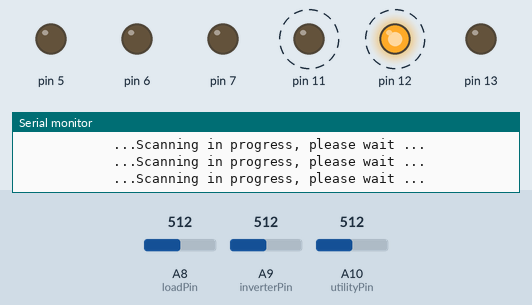
This sketch was run on a simulated Arduino Mega 2560, built with avr-gcc and run on an emulated ATmega2560. Shown: output pins drawn as LEDs (lit = HIGH), the last lines printed to the serial monitor. Dashed ring = blinking. The test bench sets the inputs (shaded band); at power-on: A8 (loadPin) = 512, A9 (inverterPin) = 512, A10 (utilityPin) = 512.

Above: at 4.2 s.
4.3 s: A8 (loadPin) set to 526
At 4.7 s:
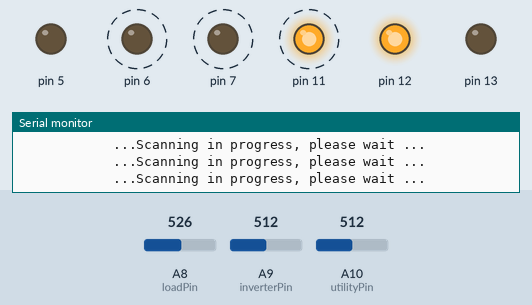
7.3 s: A8 (loadPin) set to 511
At 9.2 s:
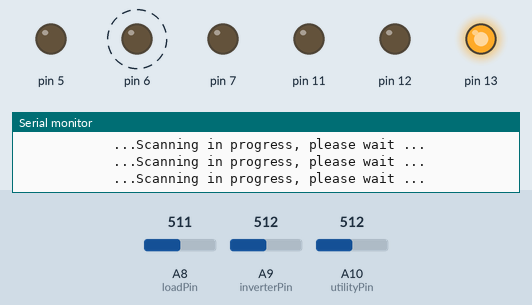
13.3 s: A8 (loadPin) set to 716
At 14.2 s:
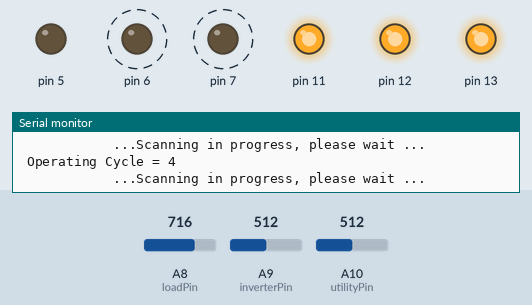
Timing chart, 0 to 19.3 s (numbered marks = the images above; inputs shaded):
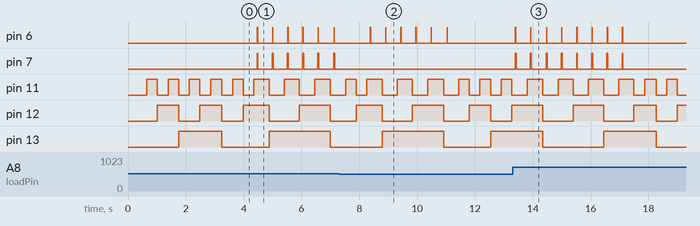

Measured:
- the behaviour switches between 514 and 515 on A8 (loadPin) (found by bisection; images 0 and 1)
- after the input at 4.3 s, pin 6: alternates HIGH for 0.01 s and LOW for 0.51 s, starting after 0.18 s; pin 7: alternates HIGH for 0.03 s and LOW for 0.49 s, starting after 0.17 s; pin 11: alternates HIGH for 0.54 s and LOW for 0.52 s, starting after 0.58 s
- after the input at 7.3 s, pin 7: stops changing and stays LOW
- after the input at 13.3 s, pin 6: alternates HIGH for 0.01 s and LOW for 0.51 s, 16 changes in all, then stays LOW, starting after 0.10 s; pin 7: alternates HIGH for 0.03 s and LOW for 0.49 s, 16 changes in all, then stays LOW, starting after 0.09 s
- by itself, pin 11: alternates HIGH for 0.37 s and LOW for 0.37 s

The sketch:

DUAL_4099.ino
```cpp
 #include <EEPROM.h>
 #include <stdlib.h>
 int loadPin      = A8  ;
 int inverterPin  = A9  ;
 int utilityPin   = A10 ;

        float LineLoad [8] , UtilityLoad =0.00, InverterLoad = 0.00 ;
        float ICC = 0.00, ICCP =0.00 ; // Inverter Captive Capacity
        float IFC = 6000.00 ; // Inverter Full Load Capacity
        int cycle=0, line; bool relay_status [8] ;
        int nos = 0;

     float scanBus ( int, int ) ;
     float findUtilityLoad ()  ;
     float findInverterLoad () ;
     float ScanLineLoad (int line) ;
     void TransferInInverterBus (int line) ;
     void TransferToUtilityBus (int line) ;


  void setup() {
        Serial.begin(9600);
        pinMode(A8, INPUT); pinMode(5, OUTPUT); digitalWrite(5, LOW); pinMode(11, OUTPUT); digitalWrite(11, LOW);
        pinMode(A9, INPUT); pinMode(6, OUTPUT); digitalWrite(6, LOW); pinMode(12, OUTPUT); digitalWrite(12, LOW);
        pinMode(A10, INPUT); pinMode(7, OUTPUT); digitalWrite(7, LOW); pinMode(13, OUTPUT); digitalWrite(13, LOW);
     }

    void loop ()  {


        Serial.println (); Serial.print (" Operating Cycle = "); Serial.println (cycle);
        Serial.println (); Serial.println (); Serial.println ();
       // UtilityLoad   = findUtilityLoad () ; // scanBus ( utilityPin, 200 ) ;
       // InverterLoad  = findInverterLoad () ;// scanBus ( inverterPin, 200) ;
       // ICC = ((IFC -  InverterLoad  )/ IFC ) * 100.00 ;
       // Serial.print (" Inverter Captive Capacity (ICC)     = "); Serial.println (ICC);
      //  delay (1000) ;
       Serial.println () ; Serial.println () ;
      // Serial.println ("           * * * *        Memory cleaning in progress, please wait             * * * * ");
      // for (int i = 0 ; i < EEPROM.length() ; i++) {EEPROM.write(i, 0); }

      for (line = 0; line < 8 ; line++) {
          ICC = 0.00 ; ICCP = 0.00 ;
          UtilityLoad   = findUtilityLoad () ; // scanBus ( utilityPin, 200 ) ;
          InverterLoad  = findInverterLoad () ;// scanBus ( inverterPin, 200) ;
          LineLoad [line] = ScanLineLoad (line);
          ICC = ((IFC -  InverterLoad  )/ IFC ) * 100.00 ;
          ICCP = ((IFC - (InverterLoad + LineLoad [line] ) )/ IFC ) * 100.00 ;
        //.  Serial.print (" ICC =  ") ; Serial.println (ICC) ;
        //.  Serial.print (" ICCP =  ") ; Serial.println (ICCP) ;


        if (ICC>5.00) {                                            // ICC > 5% ..
        //.  Serial.println (" Inverter Capacity is available.. ") ;
          if ( LineLoad [line] > 10.00 ) {                          // ICC > 5% & Circuit on inverter..
          //.  Serial.println (" Circuit Loaded.. ");
            if ( relay_status [line] )  {                    // ICC > 5% & Circuit on inverter & Circuit loaded..
          //.  Serial.println (" Circuit already in inverter , operation skipped....");                                                     // ICC > 5% & Circuit on inverter & Circuit loaded..
                                                                // No action needed.
            } else if ( ! relay_status [line] ) {               // ICC > 5% & Circuit on utility..
              //.  Serial.println (" Circuit on Utility Bus, ") ;
              //  InverterLoad  = findInverterLoad () ;
              //.  Serial.print (" Inverter Load = ") ;  Serial.println (InverterLoad) ;
              //  ICC = ((IFC -  InverterLoad  )/ IFC ) * 100.00 ;
              //.  Serial.print (" ICC = ") ;  Serial.println (ICC) ;
              //  ICCP = ((IFC - (InverterLoad + LineLoad [line] ) )/ IFC ) * 100.00 ;
              //.  Serial.print (" ICCP =  ") ; Serial.println (ICCP) ;

                if (ICCP > 5.00)  {
              //.  Serial.println (" Circuit shall be transferred to Inverter Bus, ") ;
                TransferInInverterBus (line);
                 InverterLoad  = findInverterLoad () ;// scanBus ( inverterPin, 200) ;

                } else if ( ICCP < 5.00) {
                  //.  Serial.println (" Inverter Will be out of Capacity for this circuit loading.. ") ;
                  //.   Serial.println (" So Tranferring Process skipped.. ") ;
                }
                  //  ICCP = ((IFC - (InverterLoad - LineLoad [line] ) )/ IFC ) * 100.00 ;        // .. Circuit Transfered to Inverter
              }
                                              // No action
            } else if ( LineLoad [line] < 10.00 ) {
              //.  Serial.println (" Circuit UnLoaded.. ");
                  if ( relay_status [line] )  {                    // ICC > 5% & Circuit on inverter & Circuit loaded..
              //.  Serial.println (" Circuit on inverter Bus, shall be Transferred to Utility Bus.. "); //        // ICC > 5% & Circuit on inverter & Circuit loaded..
                  TransferToUtilityBus (line) ;
                  InverterLoad  = findInverterLoad () ;// scanBus ( inverterPin, 200) ;                                             // No action needed.
            } else if ( ! relay_status [line] ) {               // ICC > 5% & Circuit on utility..
              //.  Serial.println (" Circuit on Utility Bus, ") ;
              //.  Serial.println (" Operation skipped.. ") ;
                                            // .. Circuit Transfered to Inverter
              }
               // ICCP = ((IFC - (InverterLoad - LineLoad [line] ) )/ IFC ) * 100.00 ;                              // No action
            }

          } else if (ICC < 5.00 )  {                         //
            //.  Serial.println (" Inverter is overloaded.. ") ;
                if ( LineLoad [line] > 10.00 ) {
              //.  Serial.println (" Circuit loaded...  ") ;
                  if ( relay_status [line] )  {
                  //.  Serial.println (" Circuit on Iverter Bus...  ") ;
                  //.  Serial.println (" Circuit shall be Transferred to Utility Bus ...  ") ;
                    TransferToUtilityBus (line) ;
                     InverterLoad  = findInverterLoad () ;// scanBus ( inverterPin, 200) ;
                  } else if (! relay_status [line]) {
                    //.  Serial.println (" Circuit on Utility Bus.. Operation skipped..  ") ;
                    }

                } else if (  LineLoad [line] < 10.00 ) {
                //.  Serial.println (" Circuit running without load..  ") ;
                    if ( relay_status [line] )  {
                    //.  Serial.println (" Circuit on Iverter Bus!!!!  ") ;
                    //.  Serial.println (" Circuit shall be Transferred to Utility Bus ...  ") ;
                      TransferToUtilityBus (line) ;
                      InverterLoad  = findInverterLoad () ;// scanBus ( inverterPin, 200) ;

                    } else if ( ! relay_status [line] ) {
                      //.  Serial.println (" Circuit on Utility Bus.. Operation skipped..  ") ;
                      }
                  }
          }
        }
        cycle ++ ;
       // UtilityLoad   = findUtilityLoad () ; // scanBus ( utilityPin, 200 ) ;
       // InverterLoad  = findInverterLoad () ;// scanBus ( inverterPin, 200) ;
      //  delay (1000) ;

    }


// Function Definition Area //


                                        /**********************/

              float ScanLineLoad (int line) { // Start of ScanLineLoad () Function //
                    float sample [100] ;
                    float temp ;
                    Serial.println ();
                  //.  Serial.println ("           * * * *             Circuit Scanning in progress, please wait       * * * * ");
                    Serial.println ();
                    digitalWrite (11, line & 0x01); digitalWrite(12, (line & 0x02) >> 1); digitalWrite(13, (line & 0x04) >> 2); // Line selection
                  //.  delay (1000) ;
                  //.  Serial.print ("       Circuit No #  ");  Serial.print (line);

                    LineLoad [line] = (scanBus(loadPin, 100) -2.50075 ) * 808.00 ;
                    if (LineLoad [line] < 10.00 ) LineLoad [line] = 0.00 ;
                  //.  Serial.print(", Line Load (VA) = " ); Serial.println( LineLoad [line] );
                    return LineLoad [line] ;
                }


       float findUtilityLoad ()  {
        //. Serial.println (" Utility Bus ") ;
          float load ;
          load = (scanBus (A10, 200)-0.503424) * 2011.00  ;
          if ( load< 10.00 ) load = 0.00 ;
        //.  Serial.print(" Utility Load (VA) = " ); Serial.println(load );
          return load ;
       }

       float findInverterLoad () {
          Serial.println();
        //.  Serial.println (" Inverter Bus ") ;
          float load ;
          load = (scanBus (A9, 200)-0.503424) * 2011.00  ;
          if ( load< 10.00 ) load = 0.00 ;
        //.  Serial.print(" Inverter Load (VA) = " ); Serial.println(load );
          return load ;
       }

      float scanBus ( int pin, int nos ) {  // Start of ScanInverterLoad () Function //
              float sample [nos] ;
              Serial.println ("            ...Scanning in progress, please wait ... "); Serial.println ();
              delay (100) ;
              for (int i=0 ; i<nos; i++)   sample [i]  =  analogRead(pin) ;    // reads line load at Pin A9
            //.  Serial.print ("             ---Scanning completed "); // Serial.println ("   Samples printing in progress ... ");

               for (int i=0; i<nos; i++) { // sort in ascending order
                 sample [i] =  abs ( sample [i] * (5.00/1023.00)) ;

                 // sample [i] =  abs ((( sample [i] * (5.00/1023.00))-0.503424) * 2011.00 )  ; // convert sample in VA
                 // Serial.print ("  Sample No = "); Serial.print (i);
                 // Serial.print (",  Value = "); Serial.println ( sample [i] );
             }
            //  Serial.println (" Samples printing completed. ");
             // Serial.println (",   Finding peak Load in progress ... ");
              for (int i=1; i<=nos; i++) { // Finds peak Value and stores in 0 index
                if (sample [0] < sample [i]) {sample [0] = sample [i] ;
                }
              }
             // if ( sample [0]<= 10.00 ) sample [0] = 0.00 ;
              // Serial.print ("  Peak Load (VA)=  \t"); Serial.println ( sample [0] );
              //  free (sample) ;
              // if (sample !=NULL) Serial.println("  Memory not reclaimed") ;
              return sample [0] ;
            }


                                          /**********************/

  void TransferInInverterBus (int line) {  // Start of TransferToInverterBus () Function //
        digitalWrite (7, HIGH); delay (10); digitalWrite (6, HIGH); delay (10);
        digitalWrite (6, LOW); delay (10); digitalWrite (7, LOW);
        relay_status [line] = HIGH;
      //  InverterLoad +=  LineLoad [line] ;
      //  ICC = ((IFC -  InverterLoad )/ IFC ) * 100.00 ;

        Serial.println ();Serial.println ();
      //.  Serial.println (" -- Circuit Transferred IN INV BUS -- ");
      //  Serial.print (" Inverter Load after Transfer IN = "); Serial.println ( InverterLoad );
      //  Serial.print (" Inverter Captive Capacity (ICC) after Transfer IN            = "); Serial.print (ICC, 2); Serial.println ("%");
      //.  Serial.print (" Relay Status = "); Serial.println ( relay_status [line] );
        return 0 ;
      } // End of TransferToInverterBus () Function //

  void TransferToUtilityBus (int line) {  // Start of TransferToUtilityBus () Function //
        digitalWrite (7, LOW); delay (10); digitalWrite (6, HIGH); delay (10);
        digitalWrite (6, LOW); delay (10); //digitalWrite (7, LOW);
        relay_status [line] = LOW;
      //  InverterLoad -=  LineLoad [line] ;
      //  ICC = ((IFC -  InverterLoad )/ IFC ) * 100.00 ;

        Serial.println (); Serial.println ();Serial.println ();
      //.  Serial.println (" -- Circuit Unloaded, Load Transferred to Utility Grid --  ");
      //  Serial.print (" Inverter Load after Transfer OUT = "); Serial.println ( InverterLoad );
      //  Serial.print (" Inverter Captive Capacity (ICC) after Transfer OUT            = "); Serial.print (ICC, 2); Serial.println ("%");
      //.  Serial.print (" Relay Status = "); Serial.println ( relay_status [line] );
        return 0 ;
      } // End of TransferToUtilityBus () Function //

                    
```
